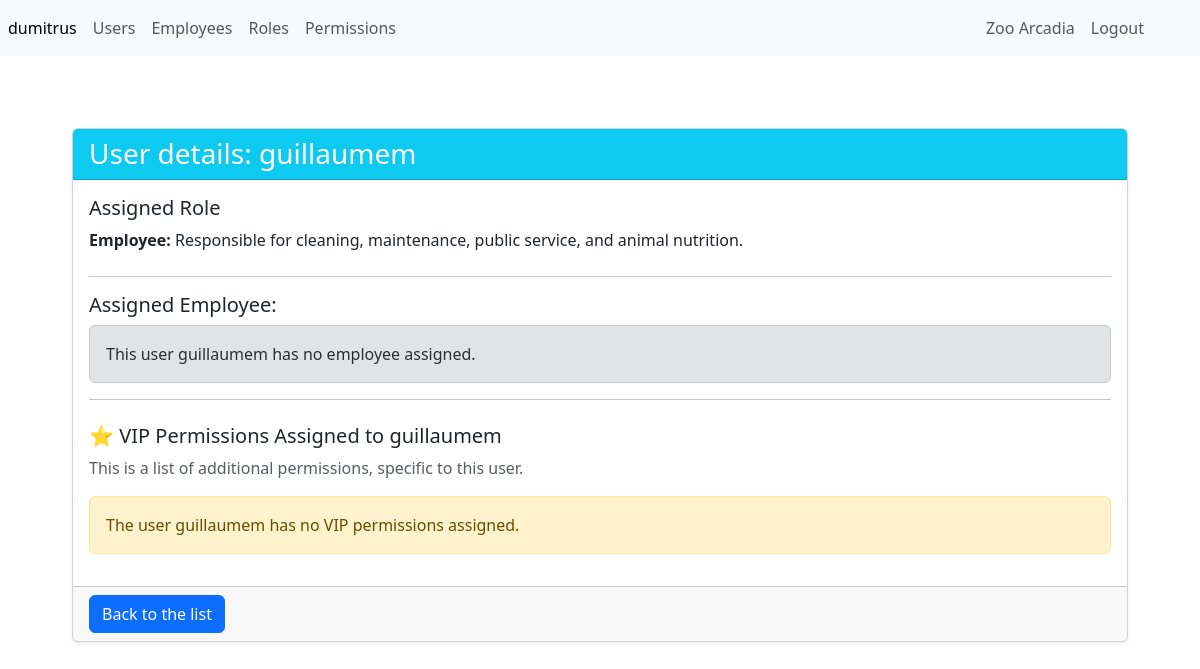
The page /users/gest/view?id=28 (signed in) on the database its author committed.
### tables this page shows
CREATE TABLE users (
    id_user INT AUTO_INCREMENT PRIMARY KEY,
     
    username VARCHAR(50) NOT NULL UNIQUE,
     
    psw VARCHAR(255) NOT NULL,
     
    role_id INT DEFAULT NULL,
     
    employee_id INT NULL UNIQUE,
     
    is_active BOOLEAN NOT NULL DEFAULT TRUE,
     
    created_at TIMESTAMP DEFAULT CURRENT_TIMESTAMP,
     
    updated_at TIMESTAMP DEFAULT CURRENT_TIMESTAMP ON UPDATE CURRENT_TIMESTAMP
     
);

CREATE TABLE roles (
    id_role INT AUTO_INCREMENT PRIMARY KEY,
     
    role_name VARCHAR(50) NOT NULL UNIQUE,
     
    role_description TEXT,
     
     
    created_at TIMESTAMP DEFAULT CURRENT_TIMESTAMP,
     
    updated_at TIMESTAMP DEFAULT CURRENT_TIMESTAMP ON UPDATE CURRENT_TIMESTAMP  
);

### App/users/controllers/users_gest_controller.php (called while the page is built, shortened)
<?php
require_once __DIR__ . "/../models/user.php";
require_once __DIR__ . "/../../roles/models/role.php";
class UsersGestController
{
    public function view()
    {
        $id_user = $_GET['id'];
        $user = User::find($id_user);
        $role = $user->getRole();
        $permissions = User::getUserVipPermissionsDetails($id_user);
        require_once __DIR__ . '/../views/gest/view.php';
    }
}

### App/users/usersRouter.php (called while the page is built, shortened)
<?php
handleDomainRouting('users', __DIR__);

### public/index.php (called while the page is built, shortened)
<?php
require_once __DIR__ . '/../App/router.php';
?>

### App/users/models/user.php (called while the page is built, shortened)
<?php
class User
{
    public $role_id;
    public function __construct($id_user, $username, $psw, $role_id, $role_name, $employee_id, $last_name, $employee_email, $is_active, $created_at, $updated_at)
    {
        $this->id = $id_user;
        $this->username = $username;
        $this->role_id = $role_id;
    }
    public static function find($id_user)
    {
        $connectionDB = DB::createInstance();
        $query = "SELECT u.*, e.id_employee, e.last_name, e.email AS employee_email, r.role_name, r.id_role
                  FROM users u
                  LEFT JOIN employees e
                  ON e.id_employee = u.employee_id
                  LEFT JOIN roles r ON r.id_role = u.role_id
                  WHERE u.id_user = ?";
        $sql = $connectionDB->prepare($query);
        $sql->execute([$id_user]);
        $user = $sql->fetch();
        return new User($user["id_user"], $user["username"], $user["psw"], $user["role_id"], $user["role_name"], $user["employee_id"], $user["last_name"], $user["employee_email"], $user["is_active"], $user["created_at"], $user["updated_at"]);
    }
    public function getRole()
    {
        if ($this->role_id) {
            return Role::find($this->role_id);
        }
        return null;
    }
}

### App/roles/models/role.php (called while the page is built, shortened)
<?php
class Role
{
    public function __construct($id_role, $role_name, $role_description, $created_at, $updated_at)
    {
        $this->role_name = $role_name;
        $this->role_description = $role_description;
    }
    public static function find($id_role)
    {
        $connectionDB = DB::createInstance();
        $query = "SELECT * FROM roles WHERE id_role = ?";
        $sql = $connectionDB->prepare($query);
        $sql->execute([$id_role]);
        $role = $sql->fetch();
        return new Role($role["id_role"], $role["role_name"], $role["role_description"], $role["created_at"], $role["updated_at"]);
    }
}

### App/users/views/gest/view.php (the view, shortened to what this page needs)
<?php
require_once __DIR__ . '/../../../../includes/functions.php';
?>
<div class="container-fluid pt-4 px-4">
    <div class="card shadow-sm">
        <div class="card-header bg-info text-white">
            <h3 class="mb-0">User details: <?= htmlspecialchars($user->username) ?></h3>
        </div>
        <div class="card-body">
            <h5 class="card-title">Assigned Role</h5>
            <?php if ($role) : ?>
                <p class="card-text mb-4">
                    <strong><?= htmlspecialchars($role->role_name) ?>:</strong>
                    <?= htmlspecialchars($role->role_description) ?>
                </p>
            <?php else : ?>
                <div class="alert alert-secondary" role="alert">
                    This user <?= htmlspecialchars($user->username) ?> has no role assigned directly.
                </div>
            <?php endif; ?>
            <hr>
            <h5 class="card-title">Assigned Employee:</h5>
            <?php if (!empty($user->employee_email)) : ?>
                <p class="card-text mb-4">
                    <strong>Employee email:</strong>
                    <?= htmlspecialchars($user->employee_email) ?>
                </p>
            <?php else : ?>
                <div class="alert alert-secondary" role="alert">
                    This user <?= htmlspecialchars($user->username) ?> has no employee assigned.
                </div>
            <?php endif; ?>
            <hr>
            <h5 class="card-title mt-4">⭐ VIP Permissions Assigned to <?= htmlspecialchars($user->username) ?></h5>
            <p class="text-muted">This is a list of additional permissions, specific to this user.</p>
            <?php
            $rolePermissionIds = array_column($rolePermissions, 'id_permission');
            ?>
            <?php if (!empty($permissions)) : ?>
                <div class="list-group">
                    <?php foreach ($permissions as $permission) : ?>
                        <div class="list-group-item">
                            <strong><?= htmlspecialchars(ucwords(str_replace('-', ' ', $permission['permission_name']))) ?></strong>
                            <?php if (in_array($permission['id_permission'], $rolePermissionIds)) : ?>
                                <span class="badge bg-primary ms-2">Included in his role</span>
                            <?php endif; ?>
                            <br>
                            <small class="text-muted"><?= htmlspecialchars($permission['permission_desc']) ?></small>
                        </div>
                    <?php endforeach; ?>
                </div>
            <?php else : ?>
                <div class="alert alert-warning" role="alert">
                    The user <?= htmlspecialchars($user->username) ?> has no VIP permissions assigned.
                </div>
            <?php endif; ?>
        </div>
        <div class="card-footer text-end d-flex justify-content-between align-items-start">
            <a href="/users/gest/start#user-<?= htmlspecialchars($user->id) ?>" class="btn btn-primary">Back to the list</a>
        </div>
    </div>
</div>

### rows shown on the page
users: username "guillaumem"
roles: role_name "Employee", role_description "Responsible for cleaning, maintenance, public service, and animal nutrition."

### other values the page prints
$_SESSION["user"]["username"] "dumitrus"
